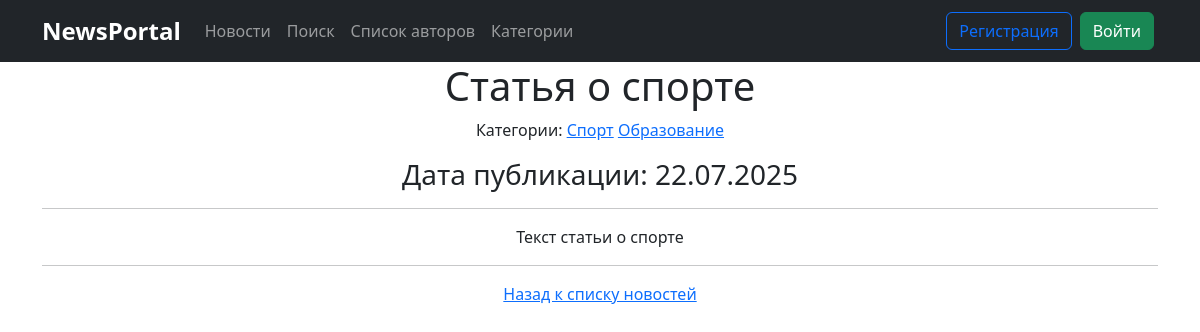
Screenshot of /news/1 with the database file from the repository.
### news/models.py (models this page shows, shortened)
class Post(models.Model):
    ARTICLE = 'AR'
    NEWS = 'NW'
    POST_TYPES = [
        (ARTICLE, 'Статья'),
        (NEWS, 'Новость'),
    ]  # поле с выбором — «статья» или «новость»;
    author = models.ForeignKey('Author',
                               on_delete=models.CASCADE,
                               related_name='posts')  # связь «один ко многим» с моделью Author, доступ через author.posts
    post_type = models.CharField(max_length=2, choices=POST_TYPES, default=ARTICLE)
    title = models.CharField(max_length=100)  # заголовок статьи/новости;
    content = models.TextField()  # текст статьи/новости;
    rating = models.FloatField(default=0)  # рейтинг статьи/новости.
    category = models.ManyToManyField(Category, through='PostCategory')  # связь «многие ко многим» с моделью Category
    timestamp = models.DateTimeField(auto_now_add=True)  # автоматически добавляемая дата и время создания

class Category(models.Model):
    name = models.CharField(max_length=100, unique=True)
    subscribers = models.ManyToManyField(User, blank=True, related_name='category_subscribers')

### news/views.py (the view)
# urls.py: path('<int:pk>', NewsDetailView.as_view(), name='post_detail'),
class NewsDetailView(DetailView):
    model = Post
    context_object_name = 'post'
    template_name = 'news/new.html'

### news/templatetags/custom_filters.py (called while the page is built)
@register.filter()
def censor(value):
    if not isinstance(value, str):
        return value
    bad_words = [
        'редиска', 'негодяй', 'мерзкий', 'гнусный', 'скверный', ]
    result = value
    for word in bad_words:
        stars = '*' * len(word)
        result = result.replace(word, stars)
        result = result.replace(word.capitalize(), stars)
    return result

### templates/news/new.html (shortened to what this page needs)
{% extends 'flatpages/default.html' %}
{% load custom_filters %}
{% block content %}
    <h1>{{ post.title|censor }}</h1>
    <p>Категории:
        {% for category in post.category.all %}
            <a href="{% url 'category_posts' category.id %}">{{ category.name }}</a>
        {% empty %}
            Нет категорий
        {% endfor %}
    </p>
    <h3>Дата публикации: {{ post.timestamp|date:"d.m.Y" }}</h3>
    <hr>
    <p>{{ post.content|censor }}</p>
    <hr>
    <a href="/news">Назад к списку новостей</a>
{% endblock content %}

### rows the page displays
Post: title|censor "Статья о спорте", timestamp "22.07.2025", content|censor "Текст статьи о спорте"
Category: name "Спорт"
Category: name "Образование"
